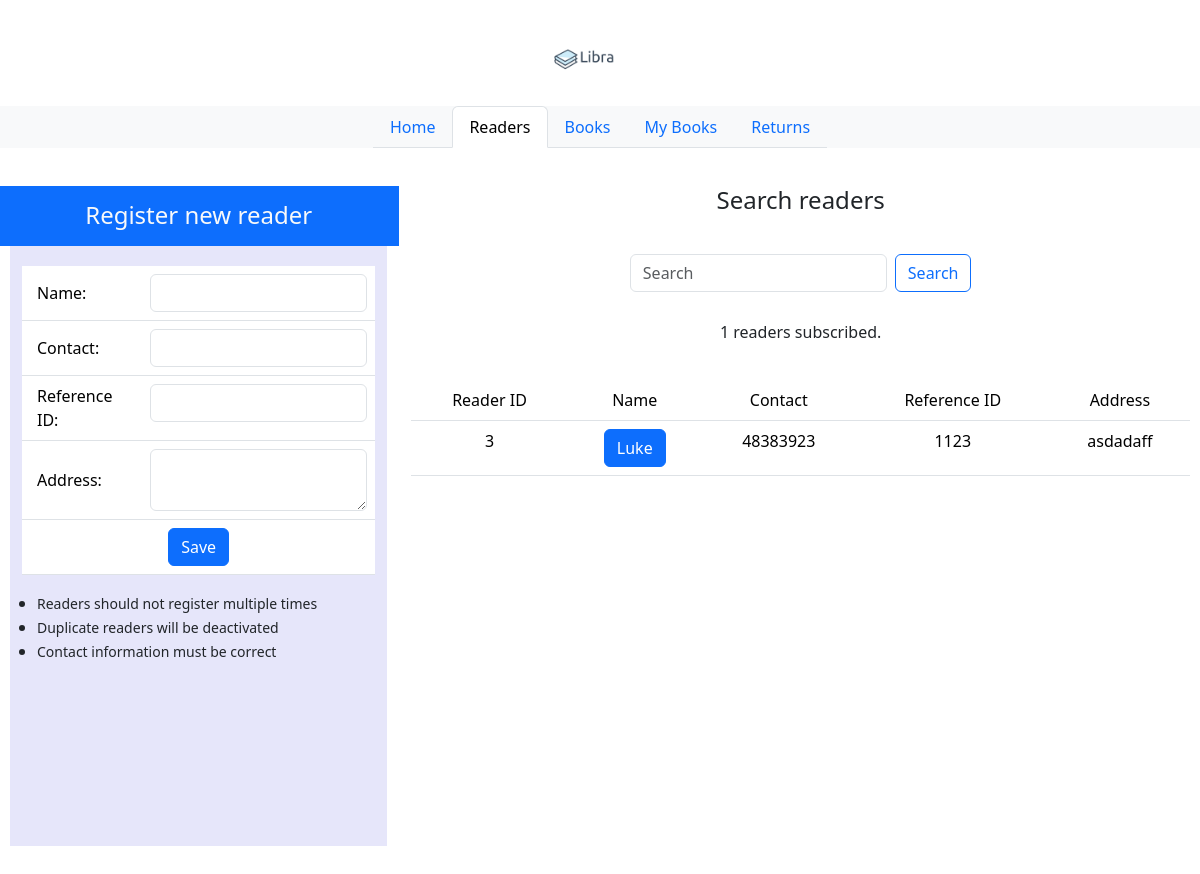
The app's page /readers/, older data.
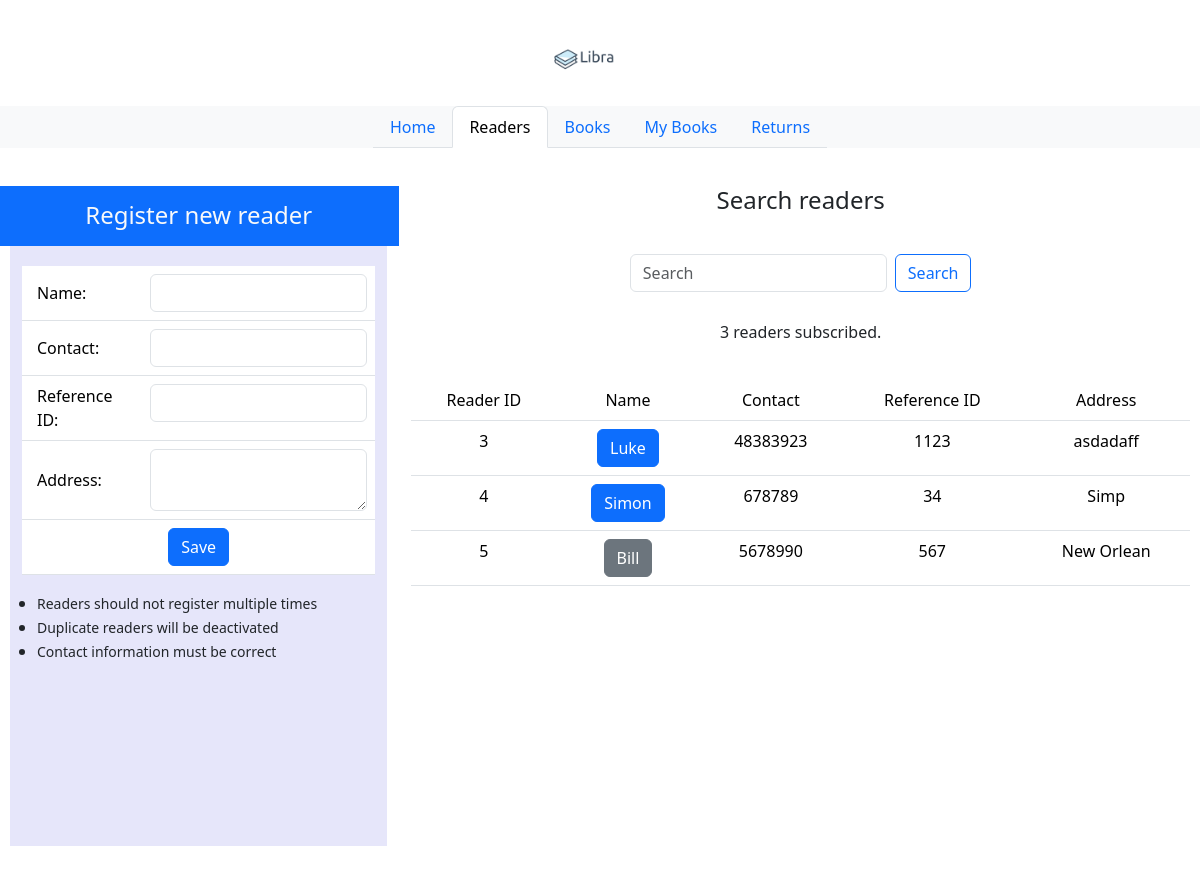
The same page, newer data.
### libs_app/models.py (models this page shows, shortened)
class Reader(models.Model):
    reference_id = models.CharField(max_length=200)
    reader_name = models.CharField(max_length=200)
    reader_contact = models.CharField(max_length=200)
    reader_address = models.TextField()
    active = models.BooleanField(default=True)

### libs_app/views.py (the view)
# urls.py: path('readers/', views.readers_tab, name='readers'),
def readers_tab(request):
    if request.method == "GET":
        readers = Reader.objects.all()  # Query all readers using the Reader model
        return render(request, "readers.html", context={"current_tab": "readers", "readers": readers})
    elif request.method == "POST":
        query = request.POST.get('query')
        readers = Reader.objects.raw(f"SELECT * FROM libs_app_reader WHERE reader_name LIKE '%{query}%'")
        return render(request, "readers.html", context={"current_tab": "readers", "readers": readers, "query": query})

### libs_app/templates/readers.html (shortened to what the changed rows need)
<!DOCTYPE html>
{% extends "index.html" %}
{% load static %}
{% block main_content %}
<div class="container-flex text-center justify-content-center align-items-center" style="padding-top: 10px; padding-bottom: 20px; margin: 10px; vertical-align: middle;">
    <div class="row">
        <div class="col-md-8">
            <div class="row" style="margin-top: 20px;">
                <p>{{ readers|length }} readers subscribed.</p>
            </div>
            <div class="row" style="margin-top: 20px;">
                <div class="container" style="overflow-y: auto;height: 400px;">
                    <table class="table table-hover">
                        <thead>
                            <tr>
                                <td>Reader ID</td>
                                <td>Name</td>
                                <td>Contact</td>
                                <td>Reference ID</td>
                                <td>Address</td>
                            </tr>
                        </thead>
                        <tbody>
                            {% for reader in readers %}
                            <tr>
                                <td>{{reader.id}}</td>
                                <td>{% if reader.active %}
                                    <span class="btn btn-primary">{{reader.reader_name}}</span>
                                    {% else %}
                                    <span class="btn btn-secondary">{{reader.reader_name}}</span>
                                    {% endif %}
                                </td>
                                <td>{{reader.reader_contact}}</td>
                                <td>{{reader.reference_id}}</td>
                                <td>{{reader.reader_address}}</td>
                            </tr>
                            {% endfor %}
                        </tbody>
                    </table>
                </div>
            </div>
    </div>
</div>
{% endblock %}

Row changes from the older to the newer data that the page shows:
added Reader: id "4", reader_name "Simon", reader_contact "678789", reference_id "34", reader_address "Simp"
added Reader: id "5", reader_name "Bill", reader_contact "5678990", reference_id "567", reader_address "New Orlean"
Text that changed along with them:
{{ readers|length }}: "1" → "3"
